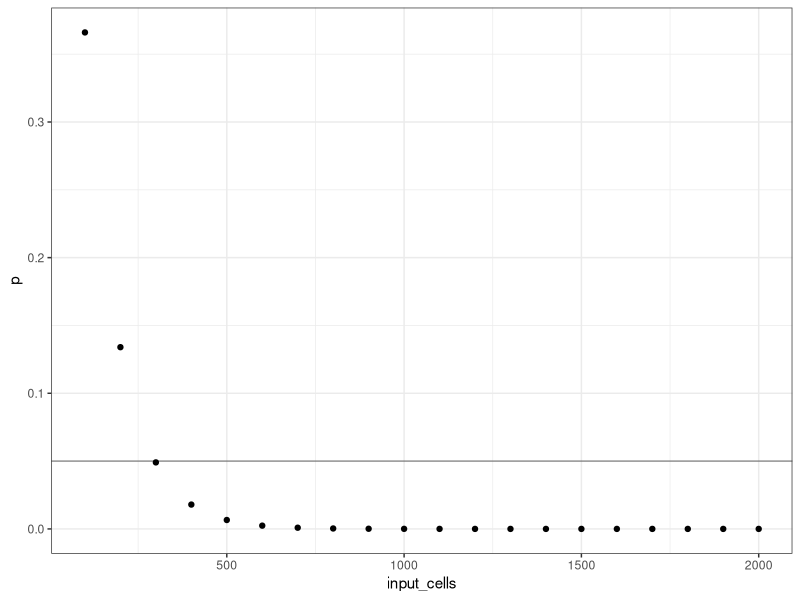
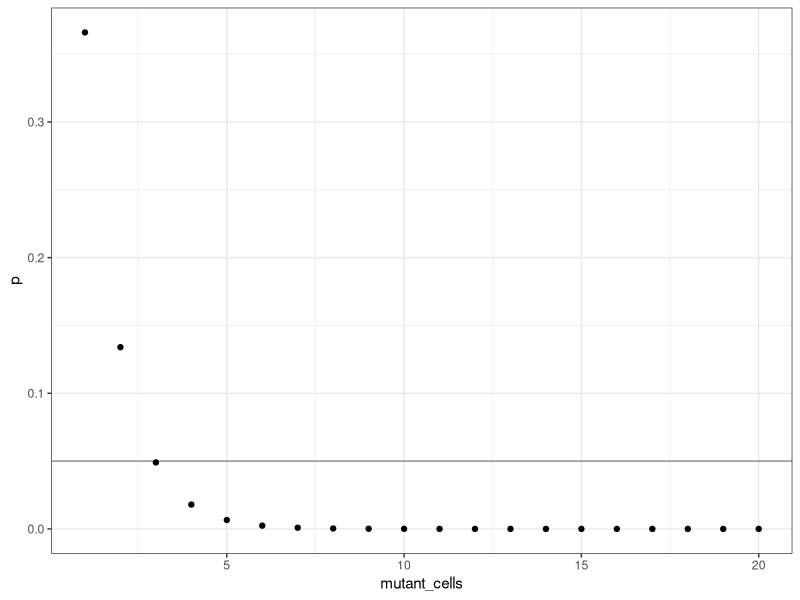
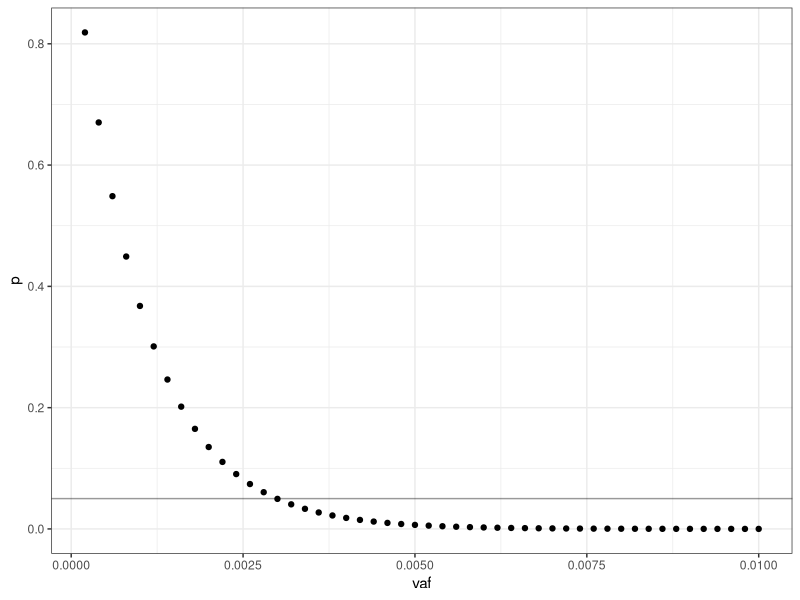
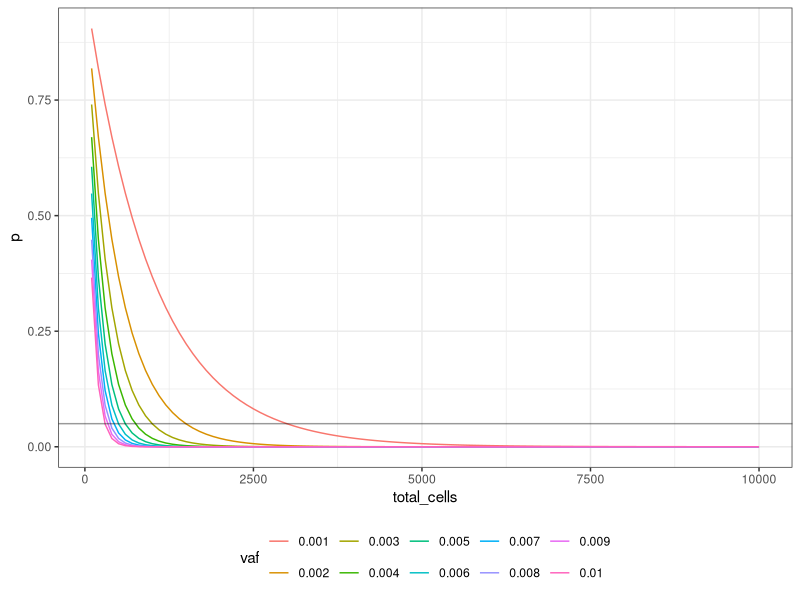
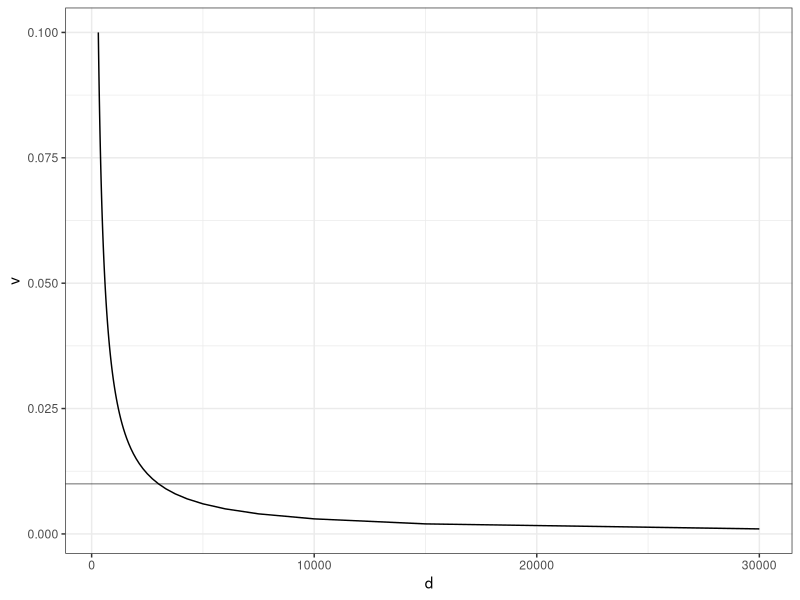
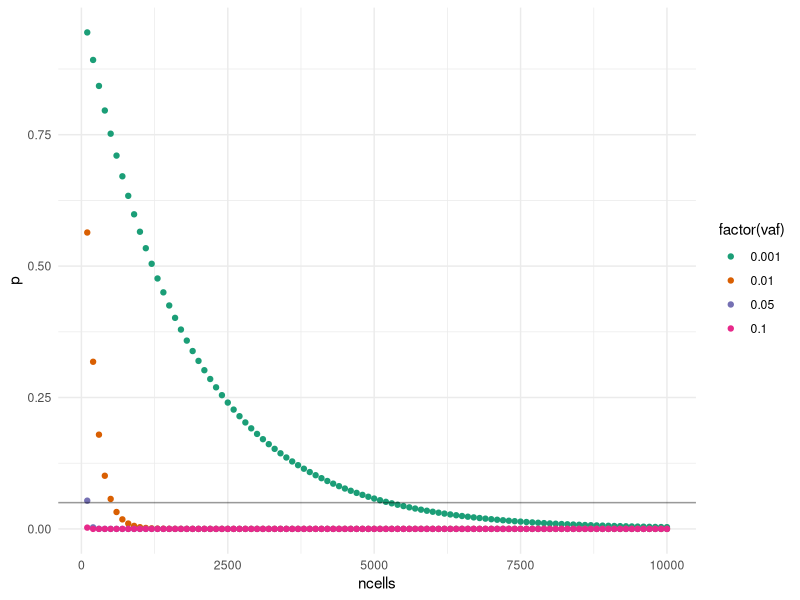
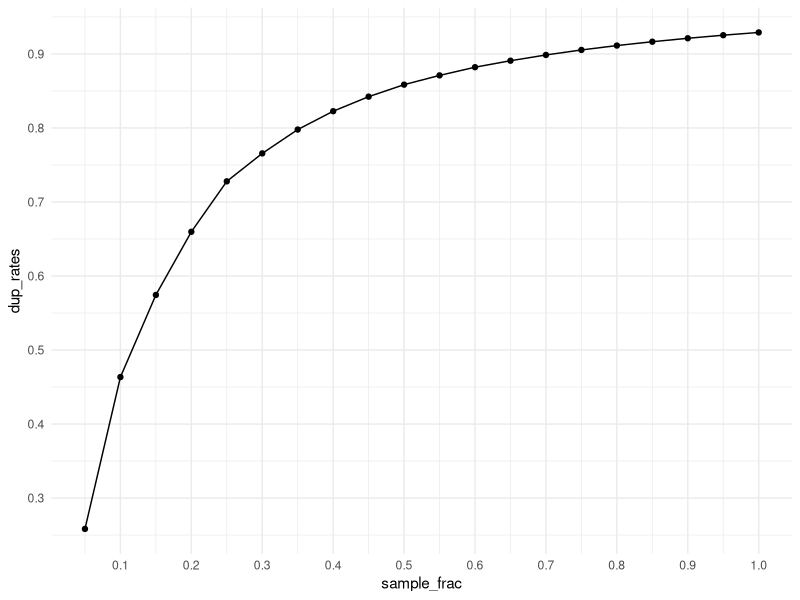

Write the R code that produced these figures, in order.
## ---- chunk 1
DOCNAME = "Simulation_Benchmarking"
knitr::opts_chunk$set(autodep        = TRUE,
                      cache          = FALSE,
                      cache.path     = paste0("cache/", DOCNAME, "/"),
                      cache.comments = FALSE,
                      echo           = TRUE,
                      error          = FALSE,
                      fig.align      = "center",
                      fig.width      = 9,
                      fig.height     = 5,
                      dev            = c("png"),
                      message        = FALSE,
                      warning        = FALSE)
## ---- chunk 2
library(ggplot2)
library(dplyr)
## ---- chunk 3
v = 0.01
n = seq(100, 2000, 100)

vafs <- data.frame(vaf=v,
                   p=pbinom(0, n, v),
                   input_cells=n,
                   mutant_cells=(n * v))

ggplot(vafs, aes(input_cells, p)) +
    geom_point() +
    theme_bw() +
    geom_hline(yintercept=0.05, alpha=0.4)
## ---- chunk 4
ggplot(vafs, aes(mutant_cells, p)) +
    geom_point() +
    theme_bw() +
    geom_hline(yintercept=0.05, alpha=0.4)
## ---- chunk 5
deviation <- abs(0.05 - vafs$p)
print(vafs[which(deviation == min(deviation)),])
## ---- chunk 6
v = seq(0.0002, 0.01, 0.0002)
n = 1000

vafs <- data.frame(vaf=v,
                   p=pbinom(0, n, v),
                   input_cells=n,
                   mutant_cells=(n * v))

ggplot(vafs, aes(vaf, p)) +
    geom_point() +
    theme_bw() +
    geom_hline(yintercept=0.05, alpha=0.4)
## ---- chunk 7
deviation <- abs(0.05 - vafs$p)
print(vafs[which(deviation == min(deviation)),])
## ---- chunk 8
cells_vs_vaf = NULL
n = seq(100, 10000, 100)
V = seq(0.001, 0.01, 0.001)
for (v in V) {
    toadd <- data.frame(
        vaf=as.factor(v),
        p=pbinom(0, n, v),
        total_cells=n
    )
    cells_vs_vaf <- rbind(cells_vs_vaf, toadd)
}

ggplot(cells_vs_vaf, aes(total_cells, p, colour=vaf)) +
    geom_line() +
    theme_bw() +
    theme(legend.position = 'bottom') +
    geom_hline(yintercept=0.05, alpha=0.4)
## ---- chunk 9
v = seq(0.001, 0.1, 0.001)
ccov <- data.frame(d = 30 / v,
                   v = v)
ggplot(ccov, aes(d, v)) +
    geom_line() +
    theme_bw() +
    geom_hline(yintercept=0.01, alpha=0.4)
## ---- chunk 10
df <- NULL
min_reads <- 1
duplex_yield <- 30
duplex_seq_range <- seq(1, 10000, 1)
fraction_we_can_miss <- 0.5

for(vaf in c(0.1, 0.01, 0.001)) {
    tmp <- data.frame(
        pval=pbinom(min_reads - 1, duplex_seq_range, vaf),
        vaf=vaf,
        duplex_cov=duplex_seq_range,
        total_cov=duplex_seq_range * duplex_yield
    )
    tmp <- tmp[tmp$pval < fraction_we_can_miss,]
    tmp <- tmp[tmp$pval == max(tmp$pval),]
    df <- rbind(df, tmp)
}

print(df)
## ---- chunk 11
lane_cap <- 6e11
g <- 5e6
pmiss <- 0.05
c <- 10
e <- 0.057

vafs <- c(0.001, 0.01, 0.05, 0.1)
n <- seq(100, 10000, 100)

# calculate duplex coverage
dcov <- n * c * e

# calculate total sequenced bases
bases <- g * c * n

probs <- NULL
min_cells <- NULL
for(vaf in vafs) {
    prob <- data.frame(ncells = n,
                        dcov = dcov,
                        p = pbinom(0, dcov, vaf),
                        vaf = vaf,
                        bases = bases,
                        within_capacity = bases < lane_cap)
    
    tmp <- prob[prob$p < pmiss,]
    tmp <- tmp[tmp$p == max(tmp$p),]
    min_cells <- rbind(tmp, min_cells)

    probs <- rbind(probs, prob)
}

print(min_cells)
ggplot(probs, aes(ncells, p, colour = factor(vaf))) +
    geom_point() +
    theme_minimal() +
    geom_hline(yintercept = pmiss, alpha=0.4) +
    scale_color_brewer(palette = 'Dark2')
## ---- chunk 12
lane_cap <- 6e11
capture_sizes <- c(2000, 10000, 5e6, 3.68e7)
chance_to_miss <- 0.05
target_cov <- 8
efficiency <- 1 / 30 # conservative estimate
ploidy <- 2
readlen <- 300
ncells <- c(5, seq(200, 6000, 10))
vafs <- c(0.01, 0.001)

df_full <- NULL
for (capture_size in capture_sizes) {
    for (vaf in vafs) {
        df <- NULL
        for (ncell in ncells) {
            dna_depth <- ncell * ploidy
            dna_input <- capture_size * dna_depth
            seq_bases <- dna_input * target_cov
            tot_cov <- dna_depth * target_cov
            dup_cov <- tot_cov * efficiency
            tmp <- data.frame(ncell = ncell,
                              vaf = vaf,
                              tot_cov = tot_cov,
                              dup_cov = dup_cov,
                              seq_megabases = seq_bases / 1e6,
                              million_reads = seq_bases / readlen / 1e6,
                              capture_size_kb = capture_size / 1e3,
                              chance_to_miss = pbinom(0, round(dup_cov), vaf),
                              lane_fraction = seq_bases / lane_cap)
            df <- rbind(df, tmp)
        }
        df <- df[df$chance_to_miss < chance_to_miss,]
        df <- df[df$chance_to_miss == max(df$chance_to_miss),]
        df_full <- rbind(df_full, df)
    }
}
print(df_full[order(df_full$vaf, decreasing = TRUE),])
## ---- chunk 13
N_READS <- 340
COV_RATIO <- 14

# recursive function, times = number of letters in toy reads
make_toy_reads <- function(times, toy_reads=NULL) {
    if (times < 1) {
        return(toy_reads)
    } else if (is.null(toy_reads)) {
        toy_reads <- LETTERS
        times <- times - 1
    } else {
        toy_reads <- lapply(toy_reads, paste0, LETTERS) %>% unlist()
        times <- times - 1
    }
    make_toy_reads(times, toy_reads)
}

toy_reads <- make_toy_reads(2) %>% head(N_READS)
all_reads <- rep(toy_reads, rpois(N_READS, COV_RATIO))
dup_rate <- 1 - (N_READS / length(all_reads))
print(paste('Max duplicate rate:', round(dup_rate, 2)))

sample_frac <- seq(0.05, 1, 0.05)
n_sample <- round(sample_frac * length(all_reads))

all_samples <- lapply(n_sample, function(n){sample(all_reads, n)})
dup_rates <- lapply(all_samples, function(s){1 - (length(unique(s)) / length(s))}) %>% unlist()

df <- data.frame(sample_frac, dup_rates)
ggplot(df, aes(sample_frac, dup_rates)) +
    geom_point() +
    geom_line() +
    theme_minimal() +
    scale_x_continuous(breaks = seq(0.1, 1, 0.1)) +
    scale_y_continuous(breaks = seq(0.1, 1, 0.1))
